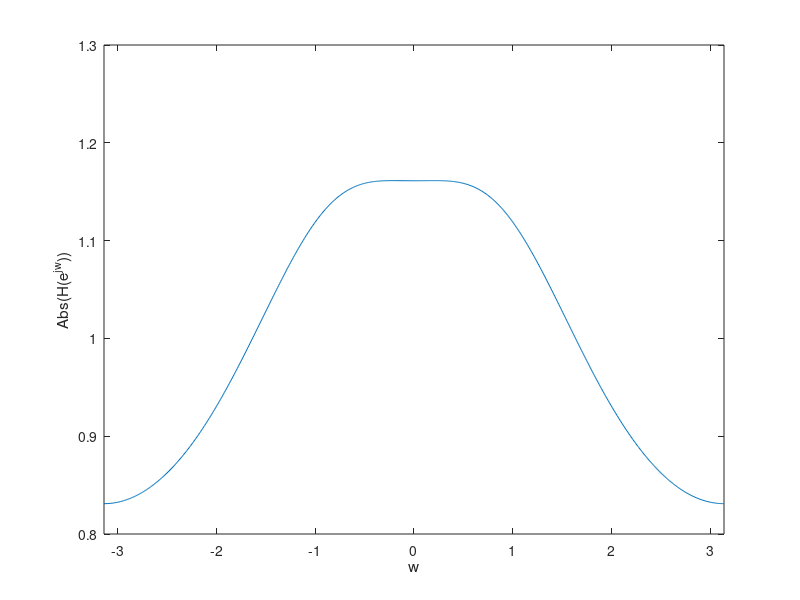

Write the MATLAB code that produced this figure.
w = -pi:1/100:pi;
%w = pi*5/4;
x1 = abs(1.*exp(1j.*w)- (sqrt(2)/8))

x2 = abs(1.*exp(1j*w) - (1/4).*exp(1j*pi/4)).*abs(1.*exp(1j*w) - (1/4).*exp(-1j*pi/4))

x3 = x1./x2

    
plot(w,x3);
xlim([-pi,pi]);
xlabel('w');
ylabel('Abs(H(e^j^w))');

z =  (1/4)*exp(1j*pi/4);

a1 = 1 - (sqrt(2)/8)/z;

a2 = 1 - (1/4) * exp(-1j*pi/4)/z;

a3 = 1 - (1/4) * exp(1j*pi/4)/z;

a4 = 1 - 1/(4*z);

 
aaa = a1/(a2*a4);